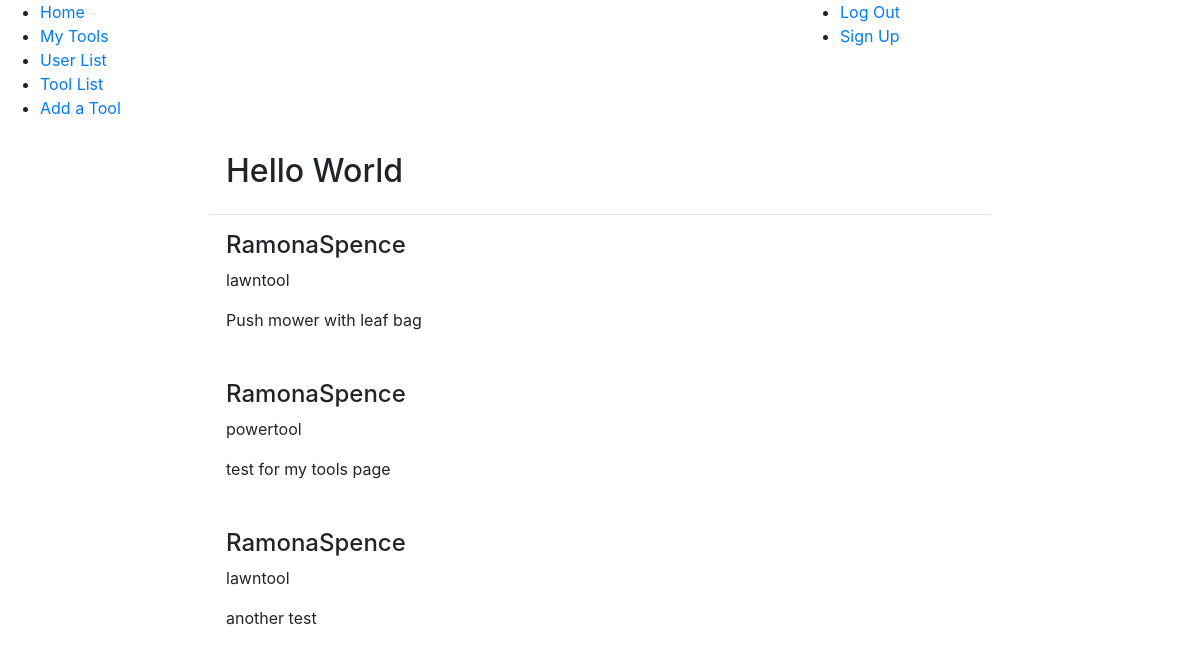
Page /tools/mytools/12/ (signed in) on the committed database.
### tools/models.py (models this page shows, shortened)
class Tool(models.Model):
    powertool = 'powertool'
    lawntool = 'lawntool'
    gardentool = 'gardentool'
    available_types = [
        (powertool, 'powertool'),
        (lawntool, 'lawntool'),
        (gardentool, 'gardentool'),
    ]
    name = models.CharField(max_length = 255)
    type = models.TextField(max_length = 255, choices = available_types)
    description = models.TextField(max_length = 255)
    borrowed = models.BooleanField()
    owner = models.ForeignKey(User, on_delete=models.CASCADE, null=True, blank=True)

### tools/views.py (the view)
# urls.py: path('mytools/<str:selection>/', views.MyToolView.as_view(), name = "mytools"),
class MyToolView(generic.ListView):
    template_name = 'tools/mytools.html'
    model = Tool
    def get_queryset(self):
        queryset = Tool.objects.all()
        username = self.request.user.id
        if username is not None:
            queryset = queryset.filter(owner = username)
        return queryset

### tools/templates/tools/mytools.html
{% extends 'tools/base.html' %}
{% block content %}
<div class="row no-gutters">
  <div class="col-8 offset-2">
    <div class="modal-header">
      <h2>Hello World</h2>
    </div>
    {% for tool in object_list %}
    <div class="modal-body">
      <h4>{{ tool.owner }}</h4>
      <p>{{ tool.type }}</p>
      <p>{{ tool.description }}</p>
    </div>
    {% endfor %}
  </div>
</div>
{% endblock content %}

### rows in the picture
Tool: owner "RamonaSpence", type "lawntool", description "Push mower with leaf bag"
Tool: owner "RamonaSpence", type "powertool", description "test for my tools page"
Tool: owner "RamonaSpence", type "lawntool", description "another test"
